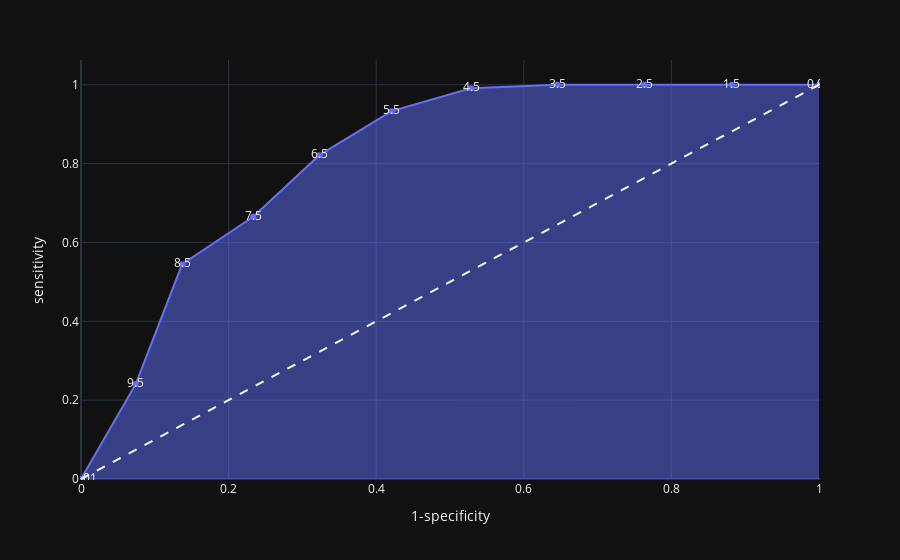

Write notebook code for a chart like this one.
### Code cell
roc_df = calculate_roc(all_metrics_flat["Labels-Value"],
                       all_metrics_flat["Ranks-Color-Center-V"], true_value="True")
fig = px.area(roc_df,
              x="1-specificity", y="sensitivity",
              hover_data=roc_hover_data, text="threshold",
                 category_orders=category_orders, labels=var_labels, template=plotly_template,
)
fig.add_shape( type="line", line=dict(dash="dash"), x0=0, x1=1, y0=0, y1=1 )
fig.show()
title = "HSV ROC curve - V rank"
save_plotly_figure(fig, title)

### Figure 1 — Plotly figure (JSON) as saved in the notebook; plotly's stock layout.template omitted (floating-point values rounded to 4 significant figures)
{"data": [{"customdata": [[0.99], [1.5], [2.5], [3.5], [4.5], [5.5], [6.5], [7.5], [8.5], [9.5], [10.01]], "fillpattern": {"shape": ""}, "hovertemplate": "1-specificity=%{x:0.2%}<br>sensitivity=%{y:0.2%}<br>threshold=%{customdata[0]}<extra></extra>", "legendgroup": "", "line": {"color": "#636efa"}, "marker": {"symbol": "circle"}, "mode": "text+lines+markers", "name": "", "orientation": "v", "showlegend": false, "stackgroup": "1", "text": [0.99, 1.5, 2.5, 3.5, 4.5, 5.5, 6.5, 7.5, 8.5, 9.5, 10.01], "x": [1.0, 0.8817, 0.7635, 0.6452, 0.5285, 0.4209, 0.323, 0.2333, 0.137, 0.07423, 0.0], "xaxis": "x", "y": [1.0, 1.0, 1.0, 1.0, 0.9911, 0.933, 0.8214, 0.6652, 0.5446, 0.2411, 0.0], "yaxis": "y", "type": "scatter"}], "layout": {"xaxis": {"anchor": "y", "domain": [0.0, 1.0], "title": {"text": "1-specificity"}}, "yaxis": {"anchor": "x", "domain": [0.0, 1.0], "title": {"text": "sensitivity"}}, "legend": {"tracegroupgap": 0}, "margin": {"t": 60}, "shapes": [{"line": {"dash": "dash"}, "type": "line", "x0": 0, "x1": 1, "y0": 0, "y1": 1}]}}
